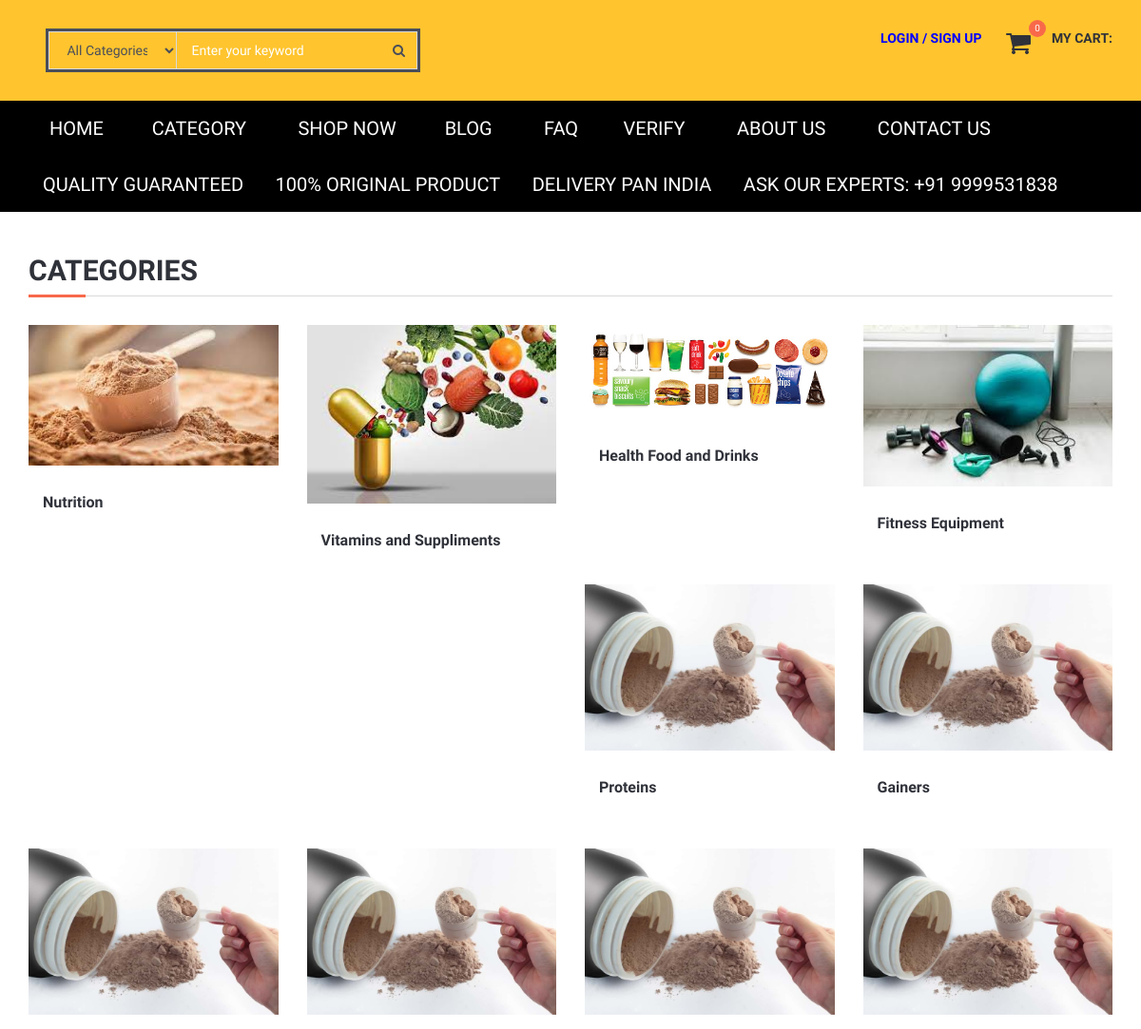
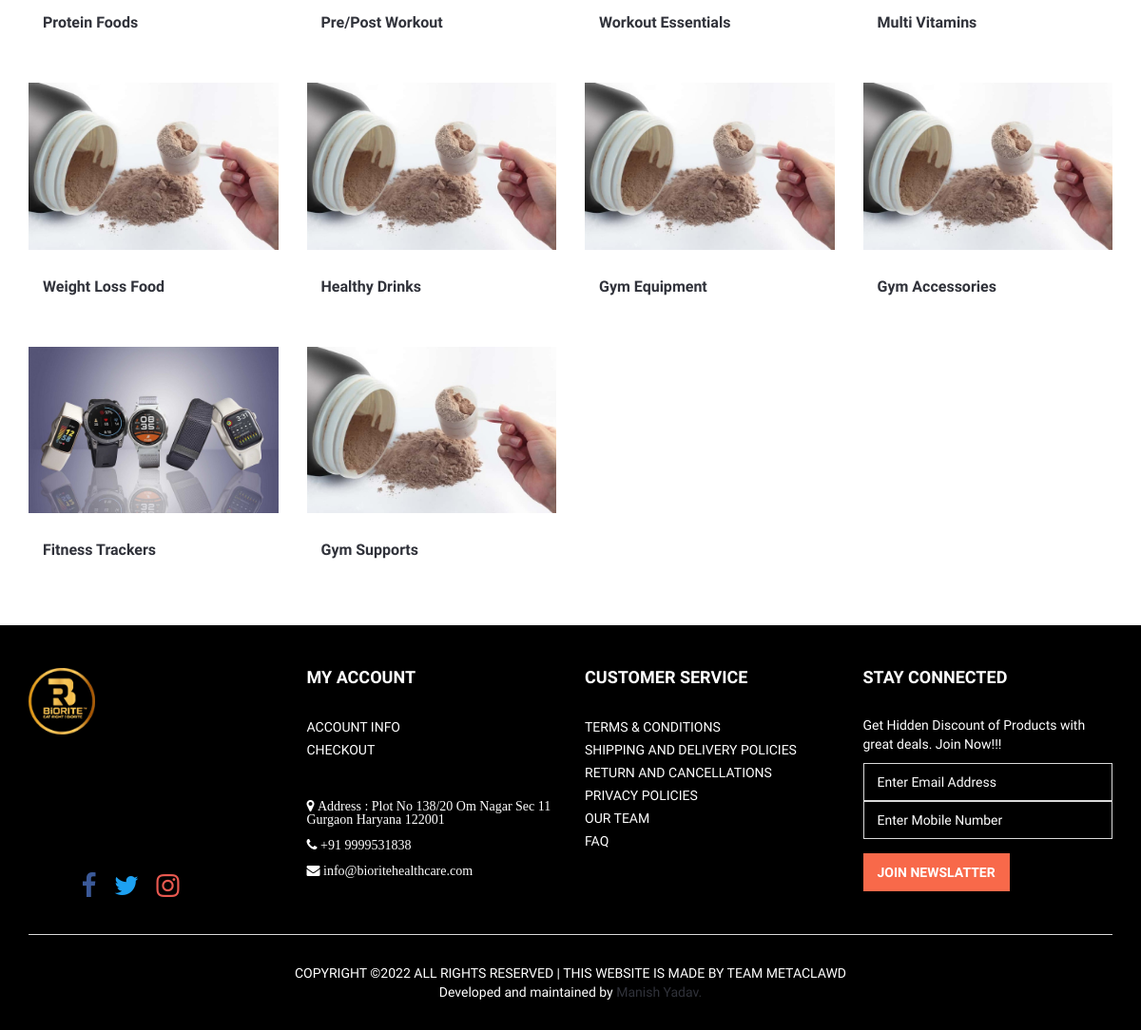
Page /category_list/ on the earlier database version (2 pictures, top to bottom).
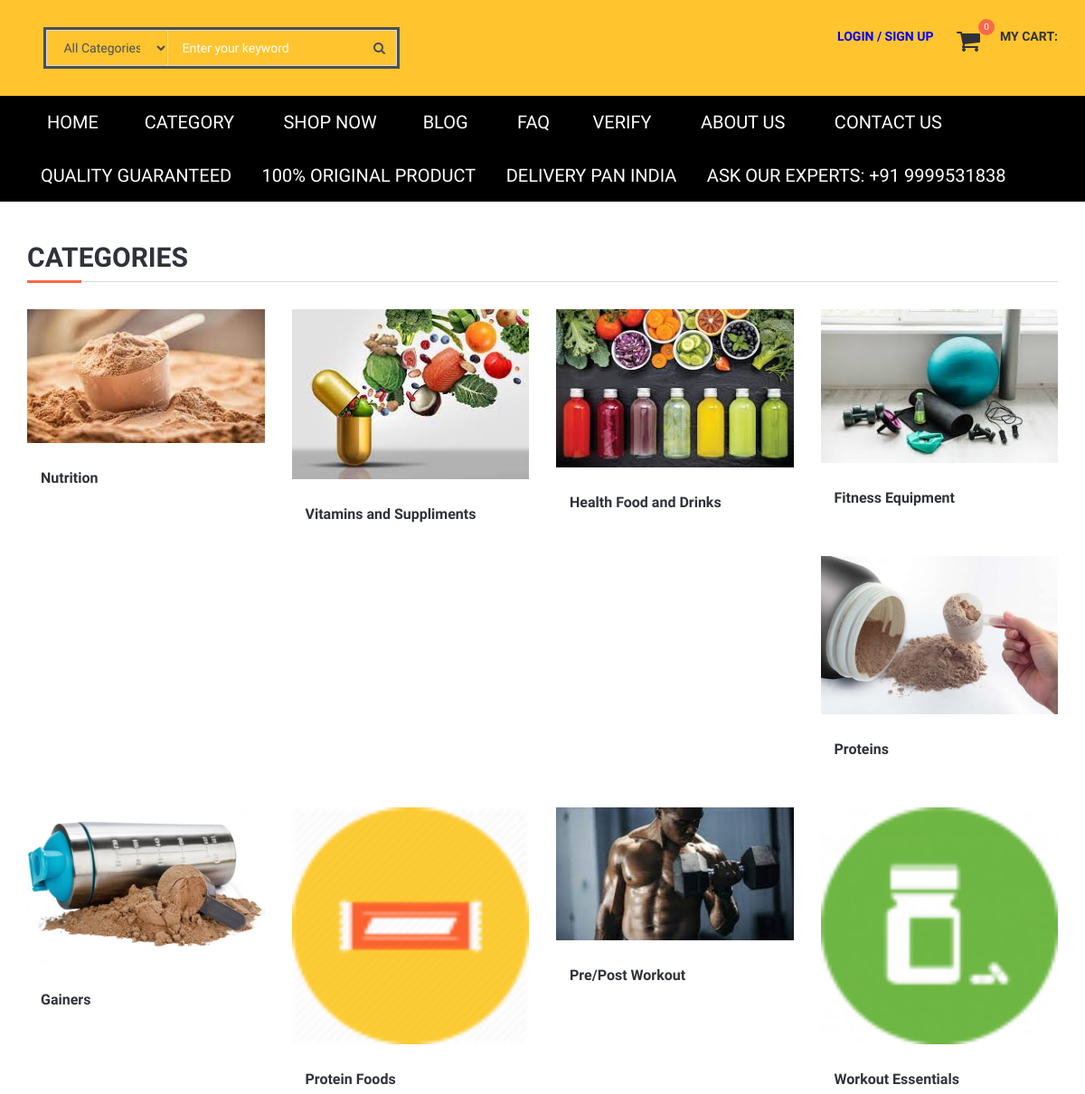
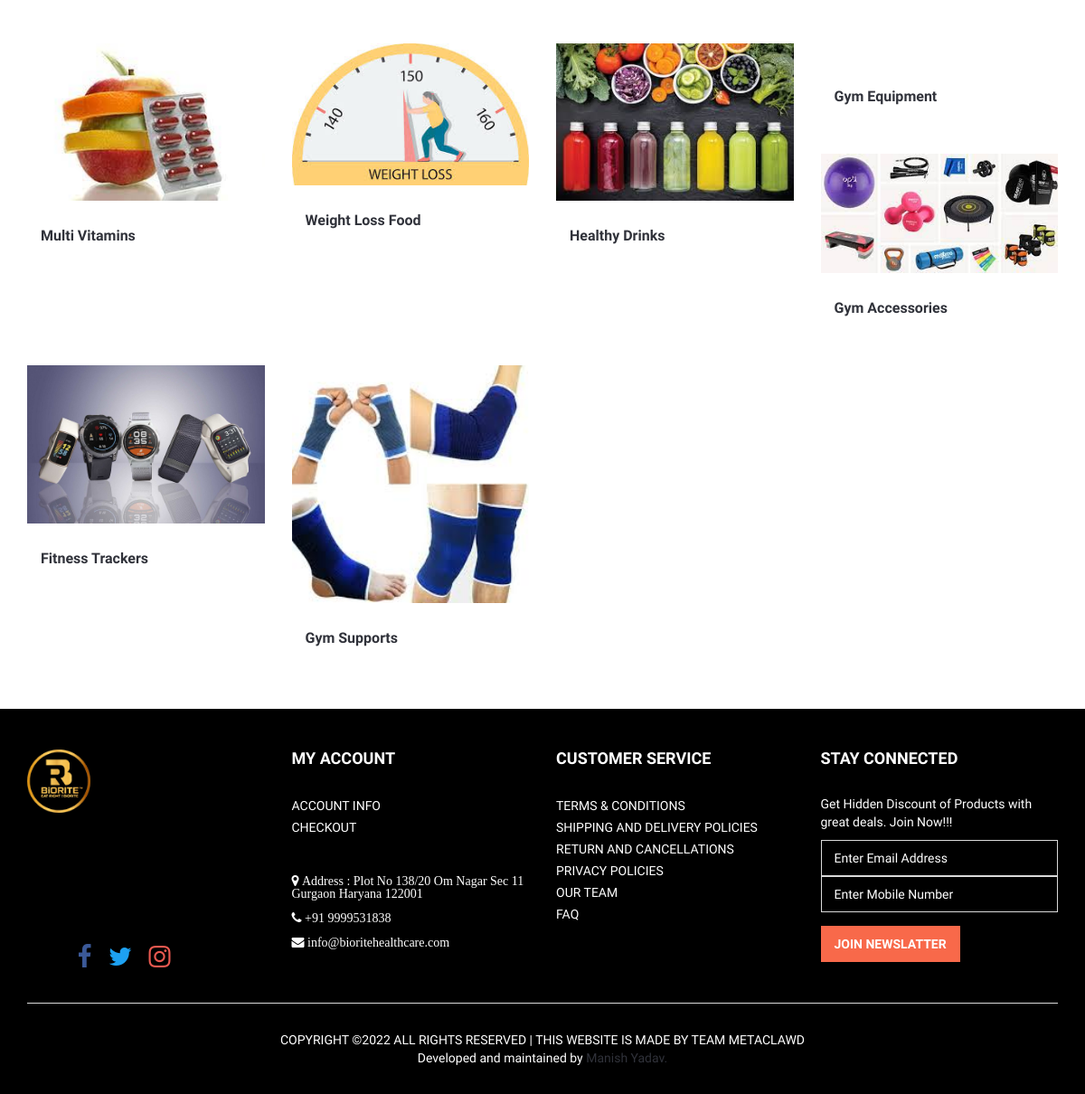
Same page on the later database version (2 pictures, top to bottom).
### product/models.py (models this page shows, shortened)
class Category(MPTTModel):
    STATUS = (
        ('True', 'True'),
        ('False', 'False'),
    )
    parent = TreeForeignKey('self',blank=True, null=True ,related_name='children', on_delete=models.CASCADE )
    title = models.CharField(max_length=50)
    keywords = models.CharField(max_length=255)
    description = models.TextField(max_length=255)
    image=models.ImageField(blank=True,upload_to='images/')
    status=models.CharField(max_length=10, choices=STATUS)
    slug = models.SlugField(null=False, unique=True)
    create_at=models.DateTimeField(auto_now_add=True)
    update_at=models.DateTimeField(auto_now=True)
    class MPTTMeta:
        order_insertion_by = ['title']
    def __str__(self):                           # __str__ method elaborated later in
        full_path = [self.title]                  # post.  use __unicode__ in place of
        k = self.parent
        while k is not None:
            full_path.append(k.title)
            k = k.parent
        return ' / '.join(full_path[::-1])

### home/views.py (the view)
# urls.py: path(_('category_list/'), views.category_list, name='category_list'),
def category_list(request):
    category = Category.objects.all()
    print(category)
    context={'category':category}
    return render(request, 'category_list.html', context)

### home/templatetags/myapptags.py (called while the page is built)
@register.simple_tag
def shopcartcount(userid):
    count = ShopCart.objects.filter(user_id=userid).count()
    return count

### home/templates/category_list.html (shortened to what this page needs)
{% extends 'homebase.html' %}
{% load i18n %}
{% load static %}
{% load currency %}
{% block sidebar %} {% include 'sidebar.html' %} {% endblock %}
{% block body %}
<div class="section">
    <div class="container">
        <div class="row">
            <div class="col-md-12">
                <div class="section-title">
                    <h2 class="title">Categories</h2>
                </div>
            </div>
            {% for rs in category %}
                <div class="col-md-3 col-sm-6 col-xs-6">
                    <div class="product product-single" >
                        <div class="product-thumb">
                            <img src="{{ rs.image.url }}" alt="" >
                        </div>
                        <div class="product-body">
                            <centre><h2 class="product-name"><a href="#">{{ rs.title }}</a></h2></centre>
                        </div>
                    </div>
                </div>
            {% endfor %}
        </div>
    </div>
</div>
{% endblock %}

### home/templates/homebase.html (shortened to what this page needs)
{% load i18n %}
<!DOCTYPE html>
<html lang="{{ LANGUAGE_CODE }}">
<head >
    {% load static %}
    <link type="text/css" rel="stylesheet" href="{% static '' %}css/bootstrap.min.css" />
    <link type="text/css" rel="stylesheet" href="{% static 'css/slick.css' %}" />
    <link type="text/css" rel="stylesheet" href="{% static '' %}css/slick-theme.css" />
    <link type="text/css" rel="stylesheet" href="{% static '' %}css/nouislider.min.css" />
    <link rel="stylesheet" href="{% static '' %}css/font-awesome.min.css">
    <link type="text/css" rel="stylesheet" href="{% static '' %}css/style.css" />
    <link rel="stylesheet" href="https://ajax.googleapis.com/ajax/libs/jqueryui/1.11.4/themes/smoothness/jquery-ui.css">
</head>
<body >
{% include 'header.html' %}
{% block sidebar %} {% endblock %}
{% block body %} {% endblock %}
{% include 'footer.html' %}
</body>
</html>

### home/templates/header.html (shortened to what this page needs)
{% load static %}
{% load i18n %}
{% load currency %}
<header>
    <div id="header" style="background-color:#FFC42E; ">
        <div class="container" >
            <div class="pull-left">
                <div class="header-search">
                    <form action="/search/" method="post">
                        <input style="color: black;" id="query" name="query" class="input search-input" type="text" placeholder="Enter your keyword">
                        <select name="catid"  class="input search-categories">
                            <option value="0">{% trans "All Categories" %}</option>
                        </select>
                        <button class="search-btn"><i class="fa fa-search"></i></button>
                    </form>
                </div>
            </div>
            <div class="pull-right" >
                <ul class="header-btns" style="background-color:#FFC42E; ">
                    <li class="header-account dropdown default-dropdown"  style="background-color:#FFC42E; ">
                        {% if user.id is not None %}
                            <div class="dropdown-toggle" role="button" data-toggle="dropdown" aria-expanded="true">
                                <div class="header-btns-icon" style="background-color:#FFC42E; ">
                                    <img src="{{ request.session.userimage }}" style="height: 40px; border-radius: 30%">
                                </div>
                                <strong class="text-uppercase">{{ user.first_name }} <i class="fa fa-caret-down"></i></strong>
                            </div>
                        {% else %}
                            <a href="{% url 'login' %}" class="text-uppercase" ><strong style="color:blue">Login</a> / <a href="{% url 'signup' %}" class="text-uppercase" style="color:blue">Sign Up</strong></a>
                        {% endif %}
                    </li>
                    <li class="header-cart dropdown default-dropdown" >
                        <a href="{% url 'shopcart'%}" >
                            <div class="header-btns-icon"  style="background-color:#FFC42E; ">
                                <i class="fa fa-shopping-cart fa-2x"  ></i>
                                {% load myapptags %}
                                {% shopcartcount user.id as count %}
                                <span class="qty">{{ count }}</span>
                            </div>
                            <strong class="text-uppercase">{% trans "My Cart:" %}</strong>
                            <br>
                        </a>
                    </li>
                </ul>
            </div>
        </div>
    </div>
</header>

### home/templates/sidebar.html (shortened to what this page needs)
{% load static %}
{% load i18n %}
<div id="navigation" style="background-color:#000000">
        <div id="responsive-nav">
            {% load myapptags %}
            <div class="container">
            <div class="menu-nav">
                <ul class="menu-list">
                    <li><a href="{% url 'home' %}" style="font-size: 20px;">{% trans "Home" %}</a></li>
                    <li ><a href="" style="font-size: 20px;"> {% trans "Category" %}</a> </li>
                    <li><a href="{% url 'shopnow' %}" style="font-size: 20px;">{% trans "Shop Now" %}</a></li>
                    <li><a href="{% url 'blog' %}" style="font-size: 20px;">{% trans "Blog" %}</a></li>
                    <li><a href="{% url 'faq' %}" style="font-size: 20px;">{% trans "FAQ" %}</a></li>
                    <li><a href="{% url 'verify' %}" style="font-size: 20px;">{% trans "Verify" %}</a></li>
                    <li><a href="{% url 'aboutus' %}" style="font-size: 20px;">{% trans "About Us" %}</a></li>
                    <li><a href="{% url 'contactus' %}" style="font-size: 20px;">{% trans "Contact Us" %}</a></li>
                </ul>
            </div>
        </div>
            </div>
    </div>
    <div style="background-color:#000000">
        <div class="container" style="background-color:#000000">
            <div class="menu-nav">
            <ul class="menu-list">
            <li><a href="{% url 'contactus' %}" style="font-size: 20px;">{% trans "Quality Guaranteed" %}</a></li>
            <li><a href="{% url 'contactus' %}" style="font-size: 20px;">{% trans "100% Original Product " %}</a></li>
            <li><a href="{% url 'contactus' %}" style="font-size: 20px;">{% trans "Delivery Pan India" %}</a></li>
            <li><a href="{% url 'contactus' %}" style="font-size: 20px;">{% trans "Ask Our Experts: +91 9999531838" %}</a></li>
        </ul>
    </div>
        </div>
    </div>

### home/templates/footer.html (shortened to what this page needs)
{% load static %}
	<footer id="footer" class="section section-grey" style="background-color: #000000">
		<div class="container">
			<div class="row">
				<div class="col-md-3 col-sm-6 col-xs-6">
					<div class="footer">
						<div class="footer-logo">
							<a class="logo" href="#">
		            <img src="{% static '' %}img/logo_bio.png" alt="">
		          </a>
						</div>
						<p><iframe src="https://www.google.com/maps/embed?pb=!1m18!1m12!1m3!1d3507.2028534522815!2d77.00319061503265!3d28.47343698248086!2m3!1f0!2f0!3f0!3m2!1i1024!2i768!4f13.1!3m3!1m2!1s0x390d177c64d6d7b7%3A0xead93fa59ac0801!2s2143A%2C%20Huda%20Colony%2C%20Sector%204%2C%20Gurugram%2C%20Haryana%20122001!5e0!3m2!1sen!2sin!4v1662628747681!5m2!1sen!2sin" width="200" height="100" style="border:0;" allowfullscreen="" loading="lazy"></iframe></p>
						<ul class="footer-social">
							<li><a href="https://www.facebook.com/bioritehealthcare" style="color: #3b5998"><i class="fa fa-facebook fa-2x"></i></a></li>
							<li><a href="https://twitter.com/BioriteH"  style="color: #1DA1F2"><i class="fa fa-twitter fa-2x"></i></a></li>
							<li><a href="https://www.instagram.com/bioritehealthcare/?hl=en"  style="color: #e95950"><i class="fa fa-instagram fa-2x"></i></a></li>
						</ul>
					</div>
				</div>
				<div class="col-md-3 col-sm-6 col-xs-6">
					<div class="footer">
						<h3 class="footer-header" style="color: white">My Account</h3>
						<ul class="list-links">
							<li><a  href="{% url 'aboutus' %}" style="color: white;">Account Info</a></li>
							<li><a href="{% url 'shopcart'%}" style="color: white;">Checkout</a></li>
							<li><a></a></li>
							<li><a></a></li>
							<p style="color: white;" class="fa fa-map-marker" aria-hidden="true">  Address : Plot No 138/20 Om Nagar Sec 11 Gurgaon Haryana 122001</p>
							<p style="color: white;"  class="fa fa-phone" aria-hidden="true"> +91 9999531838</p>
							<p style="color: white;"  class="fa fa-envelope" aria-hidden="true"> info@bioritehealthcare.com</p>
						</ul>
					</div>
				</div>
				<div class="col-md-3 col-sm-6 col-xs-6">
					<div class="footer">
						<h3 class="footer-header" style="color: white">Customer Service</h3>
						<ul class="list-links">
							<li><a href="{% url 'TermsandConditions' %}" style="color: white;">Terms & Conditions</a></li>
							<li><a  href="{% url 'ShippingandDeliveryPolicies' %}" style="color: white;">Shipping and Delivery Policies</a></li>
							<li><a href="{% url 'Refund' %}" style="color: white;">Return and Cancellations</a></li>
							<li><a href="{% url 'PrivacyPolicies' %}" style="color: white;">Privacy Policies</a></li>
							<li><a href="{% url 'ourteam' %}" style="color: white;">Our Team</a></li>
							<li><a href="{% url 'faq' %}" style="color: white;">FAQ</a></li>
						</ul>
					</div>
				</div>
				<div class="col-md-3 col-sm-6 col-xs-6">
					<div class="footer">
						<h3 class="footer-header" style="color: white;">Stay Connected</h3>
						<p style="color: white;">Get Hidden Discount of Products with great deals. 	Join Now!!!</p>
						<form action="{% url 'newsletter' %}" method="post">
							<div class="form-group" >
								<input  type="email" name="email" class="input" placeholder="Enter Email Address" style="color: white;" required>
								<input type="tel" name="tel" class="input" placeholder="Enter Mobile Number" style="color: white;" required>
							</div>
							<button class="primary-btn">Join Newslatter</button>
						</form>
					</div>
				</div>
			</div>
			<hr>
			<div class="row">
				<div class="col-md-8 col-md-offset-2 text-center">
					<div class="footer-copyright" style="color: white">
						Copyright &copy;<script>document.write(new Date().getFullYear());</script> All rights reserved | This Website is made by <a  target="_blank" style="color: white">Team MetaClawd</a>
					</div>
					<div style="color: white"> Developed and maintained by <a  href="https://www.linkedin.com/in/manish-yadav-b325667a/"  >Manish Yadav.</a></div>
				</div>
			</div>
		</div>
	</footer>

### home/static/css/style.css (style rules this page uses)
body { font-family: 'Hind', sans-serif; color: #4A4E5A; overflow-x: hidden; }
h1, h2, h3, h4, h5, h6 { color: #30323A; margin: 0 0 10px; font-weight: 700; }
a { color: #30323A; -webkit-transition: 0.3s color; transition: 0.3s color; }
strong { color: #30323A; }
ul, ol { margin: 0; padding: 0; list-style: none }
hr { margin-top: 15px; margin-bottom: 15px; border-color: #DADADA; }
.main-btn, .primary-btn { display: inline-block; padding: 10px 15px; text-transform: uppercase; font-weight: 700; border: none; -webkit-transition: 0.3s all; transition: 0.3s all; }
.primary-btn { color: #FFF; background-color: #F8694A; }
.input { width: 100%; height: 40px; padding: 0px 15px; border: none; background-color: transparent; -webkit-box-shadow: 0px 0px 0px 1px #DADADA inset, 0px 0px 0px 5px transparent; box-shadow: 0px 0px 0px 1px #DADADA inset, 0px 0px 0px 5px transparent; -webkit-transition: 0.3s all; transition: 0.3s all; }
.list-links li>a { position: relative; display: inline-block; text-transform: uppercase; padding: 2px 0px; -webkit-transition: 0.3s all; transition: 0.3s all; }
.list-links li>a:before { content: "\f105"; position: absolute; left: 0px; font-family: FontAwesome; -webkit-transform: translateX(-10px); -ms-transform: translateX(-10px); transform: translateX(-10px); opacity: 0; visibility: hidden; -webkit-transition: 0.3s all; transition: 0.3s all; }
.section { padding-top: 30px; padding-bottom: 30px; }
.section-grey { background: #F6F7F8; }
.section-title { position: relative; margin-bottom: 15px; margin-top: 15px; border-bottom: 1px solid #DADADA; }
.section-title .title { display: inline-block; text-transform: uppercase; }
.section-title:after { content: ""; position: absolute; left: 0; bottom: -1.5px; height: 3px; width: 60px; background-color: #F8694A; }
#header { padding-top: 15px; padding-bottom: 15px; }
.header-search { display: inline-block; padding: 15px 0px; max-width: 400px; }
.header-search>form { position: relative; border-style: solid; }
.header-search>form .search-input { padding-left: 150px; padding-right: 45px; }
.header-search>form .search-categories { position: absolute; left: 0px; top: 0px; width: 135px; }
.header-search>form .search-btn { position: absolute; top: 0px; right: 0px; width: 40px; height: 40px; background-color: transparent; border: none; }
.header-btns>li { display: inline-block; vertical-align: top; padding: 15px 0px; }
.header-btns>li+li { margin-left: 15px; }
.header-btns>li .header-btns-icon { position: relative; float: left; margin-right: 15px; width: 40px; height: 40px; line-height: 40px; text-align: center; }
.header-cart .header-btns-icon .qty { position: absolute; right: -9px; top: -9px; width: 18px; height: 18px; line-height: 18px; text-align: center; font-size: 10px; background: #F8694A; color: #FFF; border-radius: 50%; }
#navigation { background-color: #30323A; }
#navigation .container { position: relative; }
.menu-nav .menu-list>li { display: inline-block; }
.menu-nav .menu-list>li>a { display: block; padding: 15px; color: #FFF; text-transform: uppercase; }
.product.product-single { margin-top: 15px; margin-bottom: 15px; -webkit-transition: 0.3s all; transition: 0.3s all; }
.product.product-single .product-thumb { position: relative; margin-bottom: 15px; }
.product.product-single .product-thumb>img { width: 100%; }
.product.product-single .product-thumb:after { content: ""; position: absolute; top: 0; left: 0; right: 0; bottom: 0; background-color: #FFF; opacity: 0; visibility: hidden; z-index: 0; -webkit-transition: 0.3s all; transition: 0.3s all; }
.product.product-single .product-body { padding: 15px; }
.product.product-single .product-name { font-size: 16px; }
.footer { margin: 15px 0px; }
.footer .footer-header { font-size: 18px; text-transform: uppercase; margin-bottom: 30px; }
.footer-logo { margin-bottom: 30px; }
.footer-logo .logo { display: inline-block; }
.footer-logo .logo>img { width: 100%; max-height: 70px; }
.footer-social>li { display: inline-block; margin-right: 15px; margin-bottom: 6px; }
.footer-social>li:last-child { margin-right: 0px; }
.footer-copyright { margin-top: 15px; text-transform: uppercase; font-size: 14px; }

### home/templates/footer.html (style rules this page uses)
::placeholder { color: white; opacity: 1; }

Differences in the rows shown:
changed Category "Health Food and Drinks": image: a different picture
changed Category "Gainers": image: a different picture
changed Category "Protein Foods": image: a different picture
changed Category "Pre/Post Workout": image: a different picture
changed Category "Workout Essentials": image: a different picture
changed Category "Multi Vitamins": image: a different picture
changed Category "Weight Loss Food": image: a different picture
changed Category "Healthy Drinks": image: a different picture
changed Category "Gym Equipment": image: picture removed
changed Category "Gym Accessories": image: a different picture
changed Category "Gym Supports": image: a different picture
